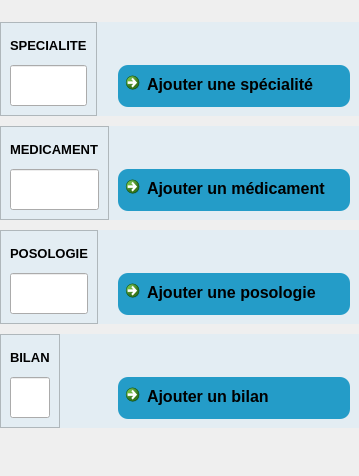
                      <widget class="QWidget" name="scrollAreaWidgetContents_3">
                       <property name="geometry">
                        <rect>
                         <x>0</x>
                         <y>0</y>
                         <width>353</width>
                         <height>476</height>
                        </rect>
                       </property>
                       <layout class="QVBoxLayout" name="verticalLayout_22">
                        <property name="spacing">
                         <number>10</number>
                        </property>
                        <property name="leftMargin">
                         <number>0</number>
                        </property>
                        <property name="topMargin">
                         <number>0</number>
                        </property>
                        <property name="rightMargin">
                         <number>0</number>
                        </property>
                        <property name="bottomMargin">
                         <number>20</number>
                        </property>
                        <item>
                         <widget class="QFrame" name="femme_3">
                          <property name="minimumSize">
                           <size>
                            <width>0</width>
                            <height>94</height>
                           </size>
                          </property>
                          <property name="maximumSize">
                           <size>
                            <width>16777215</width>
                            <height>50</height>
                           </size>
                          </property>
                          <property name="styleSheet">
                           <string notr="true">QFrame{
background-color: rgb(227, 237, 243);
}</string>
                          </property>
                          <property name="frameShape">
                           <enum>QFrame::NoFrame</enum>
                          </property>
                          <property name="frameShadow">
                           <enum>QFrame::Raised</enum>
                          </property>
                          <property name="lineWidth">
                           <number>0</number>
                          </property>
                          <layout class="QHBoxLayout" name="horizontalLayout_29">
                           <property name="spacing">
                            <number>0</number>
                           </property>
                           <property name="leftMargin">
                            <number>0</number>
                           </property>
                           <property name="topMargin">
                            <number>0</number>
                           </property>
                           <property name="rightMargin">
                            <number>0</number>
                           </property>
                           <property name="bottomMargin">
                            <number>0</number>
                           </property>
                           <item>
                            <widget class="QFrame" name="frame_36">
                             <property name="frameShape">
                              <enum>QFrame::StyledPanel</enum>
                             </property>
                             <property name="frameShadow">
                              <enum>QFrame::Raised</enum>
                             </property>
                             <layout class="QVBoxLayout" name="verticalLayout_24">
                              <item>
                               <widget class="QLabel" name="label_28">
                                <property name="font">
                                 <font>
                                  <pointsize>10</pointsize>
                                  <weight>75</weight>
                                  <bold>true</bold>
                                 </font>
                                </property>
                                <property name="text">
                                 <string>SPECIALITE</string>
                                </property>
                               </widget>
                              </item>
                              <item>
                               <widget class="QLineEdit" name="L_specialite">
                                <property name="minimumSize">
                                 <size>
                                  <width>0</width>
                                  <height>41</height>
                                 </size>
                                </property>
                                <property name="styleSheet">
                                 <string notr="true">border-bottom: 1px solid rgb(36, 156, 200);
background-color: none;</string>
                                </property>
                                <property name="readOnly">
                                 <bool>false</bool>
                                </property>
                               </widget>
                              </item>
                             </layout>
                            </widget>
                           </item>
                           <item>
                            <spacer name="horizontalSpacer_3">
                             <property name="orientation">
                              <enum>Qt::Horizontal</enum>
                             </property>
                             <property name="sizeHint" stdset="0">
                              <size>
                               <width>378</width>
                               <height>20</height>
                              </size>
                             </property>
                            </spacer>
                           </item>
                           <item>
                            <widget class="QFrame" name="frame_37">
                             <property name="minimumSize">
                              <size>
                               <width>250</width>
                               <height>0</height>
                              </size>
                             </property>
                             <property name="frameShape">
                              <enum>QFrame::NoFrame</enum>
                             </property>
                             <property name="frameShadow">
                              <enum>QFrame::Raised</enum>
                             </property>
                             <layout class="QVBoxLayout" name="verticalLayout_25">
                              <property name="topMargin">
                               <number>43</number>
                              </property>
                              <item>
                               <widget class="QCommandLinkButton" name="btnAjouterSpecialite">
                                <property name="minimumSize">
                                 <size>
                                  <width>180</width>
                                  <height>40</height>
                                 </size>
                                </property>
                                <property name="font">
                                 <font>
                                  <family>Segoe UI</family>
                                  <pointsize>12</pointsize>
                                 </font>
                                </property>
                                <property name="styleSheet">
                                 <string notr="true">background-color: rgb(36, 156, 200);
color: rgb(0, 0, 0);
border: none;
border-radius: 10px;</string>
                                </property>
                                <property name="text">
                                 <string>Ajouter une spécialité</string>
                                </property>
                                <property name="icon">
                                 <iconset>
                                  <normaloff>:/ICON/plus.svg</normaloff>:/ICON/plus.svg</iconset>
                                </property>
                                <property name="iconSize">
                                 <size>
                                  <width>25</width>
                                  <height>25</height>
                                 </size>
                                </property>
                               </widget>
                              </item>
                             </layout>
                            </widget>
                           </item>
                          </layout>
                         </widget>
                        </item>
                        <item>
                         <widget class="QFrame" name="femme_4">
                          <property name="minimumSize">
                           <size>
                            <width>0</width>
                            <height>94</height>
                           </size>
                          </property>
                          <property name="maximumSize">
                           <size>
                            <width>16777215</width>
                            <height>50</height>
                           </size>
                          </property>
                          <property name="styleSheet">
                           <string notr="true">QFrame{
background-color: rgb(227, 237, 243);
}</string>
                          </property>
                          <property name="frameShape">
                           <enum>QFrame::NoFrame</enum>
                          </property>
                          <property name="frameShadow">
                           <enum>QFrame::Raised</enum>
                          </property>
                          <property name="lineWidth">
                           <number>0</number>
                          </property>
                          <layout class="QHBoxLayout" name="horizontalLayout_33">
                           <property name="spacing">
                            <number>0</number>
                           </property>
                           <property name="leftMargin">
                            <number>0</number>
                           </property>
                           <property name="topMargin">
                            <number>0</number>
                           </property>
                           <property name="rightMargin">
                            <number>0</number>
                           </property>
                           <property name="bottomMargin">
                            <number>0</number>
                           </property>
                           <item>
                            <widget class="QFrame" name="frame_38">
                             <property name="frameShape">
                              <enum>QFrame::StyledPanel</enum>
                             </property>
                             <property name="frameShadow">
                              <enum>QFrame::Raised</enum>
                             </property>
                             <layout class="QVBoxLayout" name="verticalLayout_26">
                              <item>
                               <widget class="QLabel" name="label_29">
                                <property name="font">
                                 <font>
                                  <pointsize>10</pointsize>
                                  <weight>75</weight>
                                  <bold>true</bold>
                                 </font>
                                </property>
                                <property name="text">
                                 <string>MEDICAMENT</string>
                                </property>
                               </widget>
                              </item>
                              <item>
                               <widget class="QLineEdit" name="L_medicalent">
                                <property name="minimumSize">
                                 <size>
                                  <width>0</width>
                                  <height>41</height>
                                 </size>
                                </property>
                                <property name="styleSheet">
                                 <string notr="true">border-bottom: 1px solid rgb(36, 156, 200);
background-color: none;</string>
                                </property>
                                <property name="readOnly">
                                 <bool>false</bool>
                                </property>
                               </widget>
                              </item>
                             </layout>
                            </widget>
                           </item>
                           <item>
                            <spacer name="horizontalSpacer_4">
                             <property name="orientation">
                              <enum>Qt::Horizontal</enum>
                             </property>
                             <property name="sizeHint" stdset="0">
                              <size>
                               <width>378</width>
                               <height>20</height>
                              </size>
                             </property>
                            </spacer>
                           </item>
                           <item>
                            <widget class="QFrame" name="frame_39">
                             <property name="minimumSize">
                              <size>
                               <width>250</width>
                               <height>0</height>
                              </size>
                             </property>
                             <property name="frameShape">
                              <enum>QFrame::NoFrame</enum>
                             </property>
                             <property name="frameShadow">
                              <enum>QFrame::Raised</enum>
                             </property>
                             <layout class="QVBoxLayout" name="verticalLayout_27">
                              <property name="topMargin">
                               <number>43</number>
                              </property>
                              <item>
                               <widget class="QCommandLinkButton" name="btnAjouterMedicament">
                                <property name="minimumSize">
                                 <size>
                                  <width>180</width>
                                  <height>40</height>
                                 </size>
                                </property>
                                <property name="font">
                                 <font>
                                  <family>Segoe UI</family>
                                  <pointsize>12</pointsize>
                                 </font>
                                </property>
                                <property name="styleSheet">
                                 <string notr="true">background-color: rgb(36, 156, 200);
color: rgb(0, 0, 0);
border: none;
border-radius: 10px;</string>
                                </property>
                                <property name="text">
                                 <string>Ajouter un médicament</string>
                                </property>
                                <property name="icon">
                                 <iconset>
                                  <normaloff>:/ICON/plus.svg</normaloff>:/ICON/plus.svg</iconset>
                                </property>
                                <property name="iconSize">
                                 <size>
                                  <width>25</width>
                                  <height>25</height>
                                 </size>
                                </property>
                               </widget>
                              </item>
                             </layout>
                            </widget>
                           </item>
                          </layout>
                         </widget>
                        </item>
                        <item>
                         <widget class="QFrame" name="femme_6">
                          <property name="minimumSize">
                           <size>
                            <width>0</width>
                            <height>94</height>
                           </size>
                          </property>
                          <property name="maximumSize">
                           <size>
                            <width>16777215</width>
                            <height>50</height>
                           </size>
                          </property>
                          <property name="styleSheet">
                           <string notr="true">QFrame{
background-color: rgb(227, 237, 243);
}</string>
                          </property>
                          <property name="frameShape">
                           <enum>QFrame::NoFrame</enum>
                          </property>
                          <property name="frameShadow">
                           <enum>QFrame::Raised</enum>
                          </property>
                          <property name="lineWidth">
                           <number>0</number>
                          </property>
                          <layout class="QHBoxLayout" name="horizontalLayout_35">
                           <property name="spacing">
                            <number>0</number>
                           </property>
                           <property name="leftMargin">
                            <number>0</number>
                           </property>
                           <property name="topMargin">
                            <number>0</number>
                           </property>
                           <property name="rightMargin">
                            <number>0</number>
                           </property>
                           <property name="bottomMargin">
                            <number>0</number>
                           </property>
                           <item>
                            <widget class="QFrame" name="frame_42">
                             <property name="frameShape">
                              <enum>QFrame::StyledPanel</enum>
                             </property>
                             <property name="frameShadow">
                              <enum>QFrame::Raised</enum>
                             </property>
                             <layout class="QVBoxLayout" name="verticalLayout_30">
                              <item>
                               <widget class="QLabel" name="label_31">
                                <property name="font">
                                 <font>
                                  <pointsize>10</pointsize>
                                  <weight>75</weight>
                                  <bold>true</bold>
                                 </font>
                                </property>
                                <property name="text">
                                 <string>POSOLOGIE</string>
                                </property>
                               </widget>
                              </item>
                              <item>
                               <widget class="QLineEdit" name="L_posologie">
                                <property name="minimumSize">
                                 <size>
                                  <width>0</width>
                                  <height>41</height>
                                 </size>
                                </property>
                                <property name="styleSheet">
                                 <string notr="true">border-bottom: 1px solid rgb(36, 156, 200);
background-color: none;</string>
                                </property>
                                <property name="readOnly">
                                 <bool>false</bool>
                                </property>
                               </widget>
                              </item>
                             </layout>
                            </widget>
                           </item>
                           <item>
                            <spacer name="horizontalSpacer_6">
                             <property name="orientation">
                              <enum>Qt::Horizontal</enum>
                             </property>
                             <property name="sizeHint" stdset="0">
                              <size>
                               <width>378</width>
                               <height>20</height>
                              </size>
                             </property>
                            </spacer>
                           </item>
                           <item>
                            <widget class="QFrame" name="frame_43">
                             <property name="minimumSize">
                              <size>
                               <width>250</width>
                               <height>0</height>
                              </size>
                             </property>
                             <property name="frameShape">
                              <enum>QFrame::NoFrame</enum>
                             </property>
                             <property name="frameShadow">
                              <enum>QFrame::Raised</enum>
                             </property>
                             <layout class="QVBoxLayout" name="verticalLayout_31">
                              <property name="topMargin">
                               <number>43</number>
                              </property>
                              <item>
                               <widget class="QCommandLinkButton" name="btnAjouterPosologie">
                                <property name="minimumSize">
                                 <size>
                                  <width>180</width>
                                  <height>40</height>
                                 </size>
                                </property>
                                <property name="font">
                                 <font>
                                  <family>Segoe UI</family>
                                  <pointsize>12</pointsize>
                                 </font>
                                </property>
                                <property name="styleSheet">
                                 <string notr="true">background-color: rgb(36, 156, 200);
color: rgb(0, 0, 0);
border: none;
border-radius: 10px;</string>
                                </property>
                                <property name="text">
                                 <string>Ajouter une posologie</string>
                                </property>
                                <property name="icon">
                                 <iconset>
                                  <normaloff>:/ICON/plus.svg</normaloff>:/ICON/plus.svg</iconset>
                                </property>
                                <property name="iconSize">
                                 <size>
                                  <width>25</width>
                                  <height>25</height>
                                 </size>
                                </property>
                               </widget>
                              </item>
                             </layout>
                            </widget>
                           </item>
                          </layout>
                         </widget>
                        </item>
                        <item>
                         <widget class="QFrame" name="femme_5">
                          <property name="minimumSize">
                           <size>
                            <width>0</width>
                            <height>94</height>
                           </size>
                          </property>
                          <property name="maximumSize">
                           <size>
                            <width>16777215</width>
                            <height>50</height>
                           </size>
                          </property>
                          <property name="styleSheet">
                           <string notr="true">QFrame{
background-color: rgb(227, 237, 243);
}</string>
                          </property>
                          <property name="frameShape">
                           <enum>QFrame::NoFrame</enum>
                          </property>
                          <property name="frameShadow">
                           <enum>QFrame::Raised</enum>
                          </property>
                          <property name="lineWidth">
                           <number>0</number>
                          </property>
                          <layout class="QHBoxLayout" name="horizontalLayout_30">
                           <property name="spacing">
                            <number>0</number>
                           </property>
                           <property name="leftMargin">
                            <number>0</number>
                           </property>
                           <property name="topMargin">
                            <number>0</number>
                           </property>
                           <property name="rightMargin">
                            <number>0</number>
                           </property>
                           <property name="bottomMargin">
                            <number>0</number>
                           </property>
                           <item>
                            <widget class="QFrame" name="frame_40">
                             <property name="frameShape">
                              <enum>QFrame::StyledPanel</enum>
                             </property>
                             <property name="frameShadow">
                              <enum>QFrame::Raised</enum>
                             </property>
                             <layout class="QVBoxLayout" name="verticalLayout_28">
                              <item>
                               <widget class="QLabel" name="label_30">
                                <property name="font">
                                 <font>
                                  <pointsize>10</pointsize>
                                  <weight>75</weight>
                                  <bold>true</bold>
                                 </font>
                                </property>
                                <property name="text">
                                 <string>BILAN</string>
                                </property>
                               </widget>
                              </item>
                              <item>
                               <widget class="QLineEdit" name="L_bilan">
                                <property name="minimumSize">
                                 <size>
                                  <width>0</width>
                                  <height>41</height>
                                 </size>
                                </property>
                                <property name="styleSheet">
                                 <string notr="true">border-bottom: 1px solid rgb(36, 156, 200);
background-color: none;</string>
                                </property>
                                <property name="readOnly">
                                 <bool>false</bool>
                                </property>
                               </widget>
                              </item>
                             </layout>
                            </widget>
                           </item>
                           <item>
                            <spacer name="horizontalSpacer_5">
                             <property name="orientation">
                              <enum>Qt::Horizontal</enum>
                             </property>
                             <property name="sizeHint" stdset="0">
                              <size>
                               <width>378</width>
                               <height>20</height>
                              </size>
                             </property>
                            </spacer>
                           </item>
                           <item>
                            <widget class="QFrame" name="frame_41">
                             <property name="minimumSize">
                              <size>
                               <width>250</width>
                               <height>0</height>
                              </size>
                             </property>
                             <property name="frameShape">
                              <enum>QFrame::NoFrame</enum>
                             </property>
                             <property name="frameShadow">
                              <enum>QFrame::Raised</enum>
                             </property>
                             <layout class="QVBoxLayout" name="verticalLayout_29">
                              <property name="topMargin">
                               <number>43</number>
                              </property>
                              <item>
                               <widget class="QCommandLinkButton" name="btnAjouterBilan">
                                <property name="minimumSize">
                                 <size>
                                  <width>180</width>
                                  <height>40</height>
                                 </size>
                                </property>
                                <property name="font">
                                 <font>
                                  <family>Segoe UI</family>
                                  <pointsize>12</pointsize>
                                 </font>
                                </property>
                                <property name="styleSheet">
                                 <string notr="true">background-color: rgb(36, 156, 200);
color: rgb(0, 0, 0);
border: none;
border-radius: 10px;</string>
                                </property>
                                <property name="text">
                                 <string>Ajouter un bilan</string>
                                </property>
                                <property name="icon">
                                 <iconset>
                                  <normaloff>:/ICON/plus.svg</normaloff>:/ICON/plus.svg</iconset>
                                </property>
                                <property name="iconSize">
                                 <size>
                                  <width>25</width>
                                  <height>25</height>
                                 </size>
                                </property>
                               </widget>
                              </item>
                             </layout>
                            </widget>
                           </item>
                          </layout>
                         </widget>
                        </item>
                        <item>
                         <spacer name="verticalSpacer_3">
                          <property name="orientation">
                           <enum>Qt::Vertical</enum>
                          </property>
                          <property name="sizeHint" stdset="0">
                           <size>
                            <width>20</width>
                            <height>40</height>
                           </size>
                          </property>
                         </spacer>
                        </item>
                       </layout>
                      </widget>
